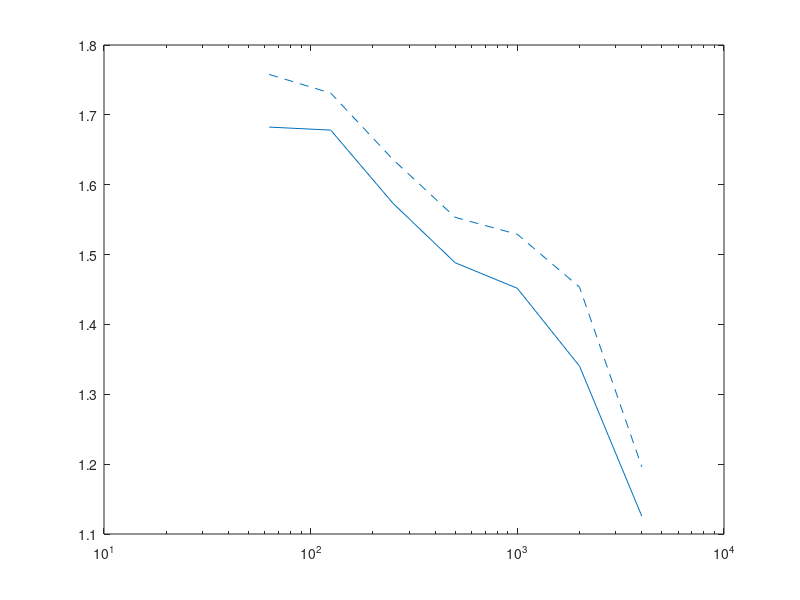

MATLAB code to generate this figure: (Note: this script raises an error after producing the figure.)
clc
close all
clear

save_T = false;
%% reverb time and absorption of concert hall
% Mepfit Room  
% All tables are for the octave bands from 63 Hz to 4 kHz
f_oct = [63 125 250 500 1000 2000 4000];
c = 340;                                            % speed of sound

if save_T == false
    load T_max.mat;
end
%%

abs_occ = [0.6 0.62 0.72 0.76 0.81 0.84 0.85];        % absorption coeff seated
abs_empty = [0.54 0.58 0.68 0.72 0.77 0.78 0.80];      % absorption coeff empty
att_coeff = [0 0 0 0.001 0.002 0.004 0.0086];         % attanuation coeff

abs_absorber = [0.7 0.7	0.80 0.88 0.9 0.9 0.9];      % absorption coeff of absorber (example)
abs_absorber_low = [0.7 0.65 0.75 0.4 0.2 0.1 0.1];    % absorption coeff of low freq absorber
abs_absorber_lobby = [0.7 0.7 0.95 0.95 0.95 0.95 0.9];        % absorption coeff of absorber (example)
abs_absorber_low_lobby = [0.7 0.85 0.65 0.5 0.2 0.1 0.1];     % absorption coeff of low freq absorber

abs_wood = [0.15 0.15 0.11 0.10 0.07 0.06 0.07];
abs_glass = [0.20 0.18 0.06 0.04 0.05 0.02 0.02];
abs_brick = [0.03 0.03 0.03 0.03 0.04 0.05 0.07];
abs_stone = [0.01 0.01 0.01 0.015 0.02 0.02 0.02];
%%
% things you should adjust
V = 19400;                                          % Volume of concert hall
S_peraudiencemember = 0.5*0.5;                     % area per seat
S_absorber = 280;                                   % area of normal absorbers
S_absorber_low = 160;                               % area of low frequency absorbers
% 0/90 for high T_60
% 280/160 for low T_60

S_audience = 2300 * S_peraudiencemember;            % area of whole audience
S_concerthall_floor = 2000;
S_concerthall_wall = 5450 - S_concerthall_floor;


A_concerthall_wall = abs_wood*S_concerthall_wall;
A_concerthall_floor = abs_wood*S_concerthall_floor;
A_absorber = - S_absorber * log(1-abs_absorber);    % eq. absorption area of absorbers
A_absorber_low = - S_absorber_low * log(1-abs_absorber_low);

A_occ = - S_audience*log(1-abs_occ);                % eq. absorption area of audience
A_empty = - S_audience*log(1-abs_empty);            % eq. absorption area of seats

A_total_occ = A_concerthall_floor + A_concerthall_wall + A_absorber + A_absorber_low +  A_occ; 
A_total_empty = A_concerthall_floor + A_concerthall_wall + A_absorber + A_absorber_low +  A_empty; 

% reverb time when seated and empty
T_60_calc_occ = 24*log(10)*V./(c*(4*att_coeff*V + A_total_occ));
T_60_calc_empty = 24*log(10)*V./(c*(4*att_coeff*V + A_total_empty));

%% clarity
r = 1:0.1:50;       % distance

E_direct = zeros(1,length(r));
E_direct(:) = 100./r.^2;

E_early_empty = zeros(length(T_60_calc_empty), length(r));
E_late_empty = zeros(length(T_60_calc_empty), length(r));
C_80_empty = zeros(length(T_60_calc_empty), length(r));     % clarity when emtpy

E_early_occ = zeros(length(T_60_calc_occ), length(r));
E_late_occ = zeros(length(T_60_calc_occ), length(r));
C_80_occ = zeros(length(T_60_calc_occ), length(r));         % clarity when fully seated

for i = 1:length(T_60_calc_empty)

    E_early_empty(i,:) = (31200*T_60_calc_empty(i)/V)*exp(-0.04.*r./T_60_calc_empty(i))*(1-exp(-1.11/T_60_calc_empty(i)));
    E_late_empty(i,:) = (31200*T_60_calc_empty(i)/V)*exp(-0.04.*r./T_60_calc_empty(i))*exp(-1.11/T_60_calc_empty(i));
    C_80_empty(i,:) = 10*log10((E_direct+E_early_empty(i,:))./E_late_empty(i,:));

    E_early_occ(i,:) = (31200*T_60_calc_occ(i)/V)*exp(-0.04.*r./T_60_calc_occ(i))*(1-exp(-1.11/T_60_calc_occ(i)));
    E_late_occ(i,:) = (31200*T_60_calc_occ(i)/V)*exp(-0.04.*r./T_60_calc_occ(i))*exp(-1.11/T_60_calc_occ(i));
    C_80_occ(i,:) = 10*log10((E_direct+E_early_empty(i,:))./E_late_empty(i,:));
end

%% strength

A = 0.163*V./T_60_calc_occ;             % equivilant absorption area
Q = 1;                                  % directivity
delta = 6.91./T_60_calc_empty;          % decay
ref = Q/(4*pi*10^2);                    % reference
dir = Q./(4*pi*r.^2);                   % direct component

diff = zeros(length(A), length(r));     % diffuse component
G = zeros(length(A), length(r));

for i = 1:length(A)
    diff(i,:) = 4./A(i) * exp(-2*delta(i)*r./c);
    G(i,:) = 10*log10((dir + diff(i,:))./ref);  % Strength for all six octave bands
end

%% rehersal room

% things you should adjust 
S_absorber_rehersal = 80;
S_absorber_low_rehersal = 30; 

n_person = 1:100;                             % number of people in rehersal room
V_rehersal = 1470;                       % Volume of rehersal room
S_wall = 400 + 245 + 245;         % area of the walls, floor and ceiling in rehersal room
% end

A_absorber_rehersal = - S_absorber_rehersal * log(1-abs_absorber);
A_absorber_rehersal_low = - S_absorber_low_rehersal * log(1-abs_absorber_low);
A_person = [0.02 0.05 0.16 0.25 0.58 0.86 1.03]; % eq. absorption area per person
A_wall = S_wall*abs_wood;                   % eq. absorption area of walls


% reverberation time of rehersal room
T_60_rehersal = zeros(length(n_person), length(A_wall));
for i = n_person
    T_60_rehersal(i,:) = 0.163*V_rehersal./(n_person(i)*A_person + A_wall + A_absorber_rehersal_low + A_absorber_rehersal);
end

%% lobby

V_lobby = 50000;
S_ceiling_L = 5900;
S_walls_CH_L = 7000;
S_floor_L = 3310 - 1762;
S_window_L = 650;
S_absorber_L = 1000;
S_absorber_low_L = 1200;


A_ceiling_L = S_ceiling_L*abs_wood;
A_walls_L = S_walls_CH_L*abs_stone;
A_floor_L = S_floor_L*abs_stone;
A_window_L = S_window_L*abs_glass;
A_absorber_L = - S_absorber_L * log(1-abs_absorber_lobby);
A_absorber_low_L = - S_absorber_low_L * log(1-abs_absorber_low_lobby);
A_total_L = A_ceiling_L + A_walls_L + A_floor_L + A_window_L + A_absorber_L + A_absorber_low_L;


T_60_Lobby = 24*log(10)*V_lobby./(c*(4*att_coeff*V_lobby + A_total_L));

%%
if save_T
    T_max = [T_60_calc_empty; T_60_calc_occ];
    save('T_max.mat','T_max');
    %return;
end
%% Plots 
% adjust colors / add more colors
col1 = [0, 0.4470, 0.7410];
col2 = [0.8500 0.3250 0.0980];
col3 = [1 1 0];

%%
% T_60 in concert hall
fig_name = 'T_60_group2';
f = figure;
semilogx(f_oct, T_60_calc_empty,'--', 'Color', col1)
hold on
semilogx(f_oct, T_60_calc_occ, 'Color', col1)
semilogx(f_oct, T_max(1,:),'--', 'Color', col2)
semilogx(f_oct, T_max(2,:), 'Color', col2)
thickenall_big;
xticks(f_oct);
xticklabels({'63', '125', '250', '500', '1k', '2k', '4k'})
xlim([0 5000])
ylim([0 2.5])
xlabel('f in Hz')
ylabel('T_{60} in s')
set(gca,'fontname','times')

%set(gcf, 'color', 'none');

exportPlot(f,'Plots/', fig_name, true)

%% plots

% clarity and strength
fig_name = 'C_80_G_group2';
f = figure;

plot(r, C_80_occ(4,:), 'Color', col1)
hold on
plot(r, G(4,:), 'Color', col2)
thickenall_big;
grid on
xlabel('Distance in m')
ylabel('C_{80}/G in dB')
%legend('Clarity C_{80}','Strength G')
xlim([5 35])
ylim([-2 10])
set(gca,'fontname','times')
exportPlot(f,'Plots/', fig_name, true)

% % lobby
% figure
% semilogx(f_oct, T_60_Lobby)
% hold on
% grid on
% thickenall_big;
% xticks(f_oct);
% xticklabels({'63', '125', '250', '500', '1k', '2k', '4k'})
% %xlim([0 5000])
% ylim([0 3])
% xlabel('f in Hz')
% ylabel('T_{60} in s')
% legend('Lobby')

% T_60 in rehersal room
fig_name = 'T_60_Rehersal_group2';

f = figure;
semilogx(f_oct, T_60_rehersal(1,:), 'Color', col1)
hold on
grid on
semilogx(f_oct, T_60_rehersal(50,:), 'Color', col2)
semilogx(f_oct, T_60_rehersal(100,:), 'Color', col3)
thickenall_big;
xticks(f_oct);
xticklabels({'63', '125', '250', '500', '1k', '2k', '4k'})
xlim([0 5000])
ylim([0 1.5])
xlabel('f in Hz')
ylabel('T_{60} in s')
set(gca,'fontname','times')
%legend('1 Musician','50 Musicians', '100 Musicians')
exportPlot(f,'Plots/', fig_name, true)
